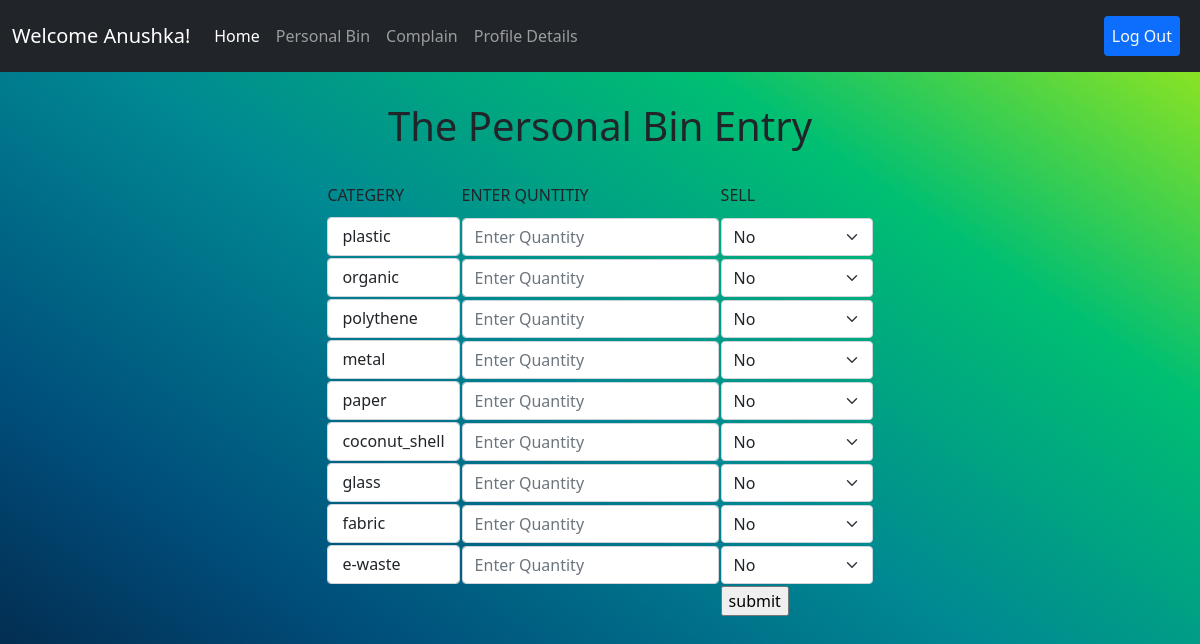
Screenshot of /personalbin.php (signed in) with the database file from the repository.
### tables this page shows
CREATE TABLE `bin_categories` (
  `id` int(11) NOT NULL,
  `category` varchar(20) NOT NULL
);

### personalbin.php (the view, shortened to what this page needs)
<?php require_once('inc/connection.php'); ?>
<!DOCTYPE html>
<html>
<head>
	<link
	  href="css/bootstrap.min.css"
	  rel="stylesheet"
	/>
</head>
<body id="body">
        <div>
                            <nav class="navbar navbar-expand-lg navbar-dark bg-dark">
                    <div class="container-fluid">
                      <a class="navbar-brand" href="#"> Welcome <?php echo $_SESSION['u_first_name']; ?>!</a>
                      <div class="collapse navbar-collapse" id="navbarSupportedContent">
                        <ul class="navbar-nav me-auto mb-2 mb-lg-0">
                          <li class="nav-item">
                            <a class="nav-link active" aria-current="page" href="Home.php">Home</a>
                          </li>
                          <li class="nav-item">
                            <a class="nav-link" aria-current="page" href="personalbin.php">Personal Bin</a>
                          </li>
                          <li class="nav-item">
                            <a class="nav-link" aria-current="page" href="#">Complain</a>
                          </li>
                          <li class="nav-item">
                            <a class="nav-link" aria-current="page" href="#">Profile Details</a>
                          </li>
                        </ul>
                      <ul class="navbar-nav m-2">
                        <li class="'nav-item">
                          <a class="nav-link bg-primary rounded text-light" aria-current="page" href="logout.php">Log Out</a>
                        </li>
                      </ul>
              </div>
            </div>
          </nav>
        </div>
        <center  style="margin-top: 30px;" >
              <h1> The Personal Bin Entry </h1>
        </center>
<form action="personalbin.php" method="post">
		<table id="employee_table" align="center">
            <tr>
              <td>
                <label class="form-label">CATEGERY</label>
              </td>
              <td>
                <label class="form-label">ENTER QUNTITIY</label>
              </td>
              <td>
                <label class="form-label">SELL</label>
              </td>
            </tr>
          <?php
			$query	= " SELECT * FROM `bin_categories`";
			$result_set = mysqli_query($connection, $query);
      echo "\n<br>";
      while($res = mysqli_fetch_assoc($result_set)){
        ?>
            <tr>
            	<td>
 					      <label  class="form-control"   aria-label="Default select example">
					         <option selected>  <?php   echo "". $res['category']; ?>  </option>
					     </label>
            	</td>
            	<td>
                	<input type="text" class="form-control" name='<?php   echo "". $res['category']."_q"; ?>' placeholder="Enter Quantity">
            	</td>
            	<td>
                 <select  name='<?php   echo "". $res['category']."_sell"; ?>' class="  form-select" aria-label="Default select example">
                   <option selected value="0">No</option>
               </select>
            	</td>
            </tr>
            <?php
        }
          ?>
            <tr style="margin-top:40px;" >
              <td></td>
              <td></td>
              <td><input type="submit" name="sasa" value="submit"/> </td>
            </tr>
        </table>
        </form>
</body>
</html>

### personalbin.php (style rules this page uses)
#body { background-image: linear-gradient(to right top, #051937, #004d7a, #008793, #00bf72, #a8eb12); }
html { height: 100%; }
body { min-height: 100%; }

### rows the page displays
bin_categories: plastic_sell "No"
bin_categories: organic_sell "No"
bin_categories: polythene_sell "No"
bin_categories: metal_sell "No"
bin_categories: paper_sell "No"
bin_categories: coconut_shell_sell "No"
bin_categories: glass_sell "No"
bin_categories: fabric_sell "No"
bin_categories: e-waste_sell "No"

### other values shown
$_SESSION['u_first_name'] "Anushka"
